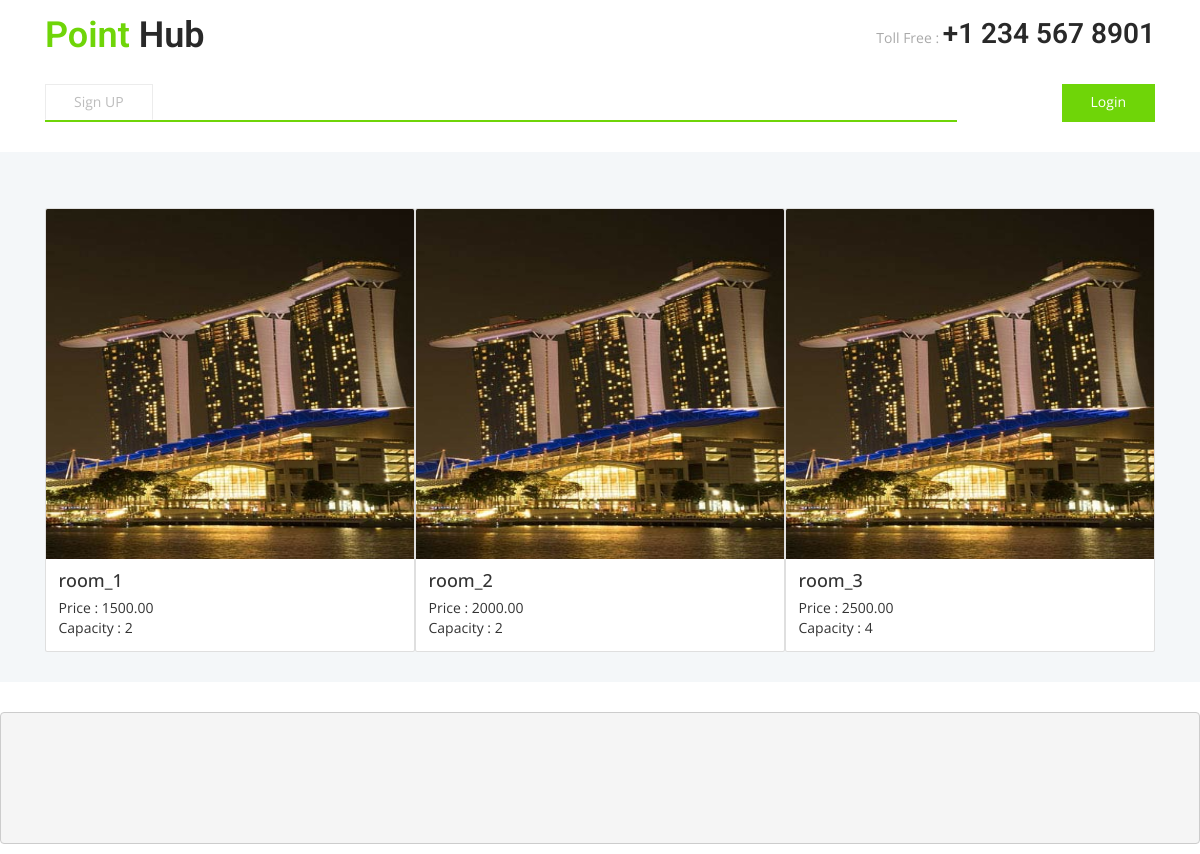
Page /allrooms/1 on the committed database.
### website/models.py (models this page shows, shortened)
class Room(models.Model):
   hotels = models.ForeignKey(Hotels, on_delete=models.CASCADE)
   name = models.CharField(max_length=255)
   capacity = models.PositiveIntegerField(default=0)
   price = models.DecimalField(max_digits=15 ,decimal_places=2, default=Decimal(0.00))
   class Meta:
      ordering = ['price']

class Hotels(models.Model):
   name = models.CharField(max_length = 255)
   location = models.CharField(max_length = 255)
   logo = models.ImageField(upload_to = "logo-pics/",blank = True)

### website/views.py (the view)
# urls.py: url('allrooms/(\d+)',views.allrooms,name="allrooms"),
def allrooms(request,hotel_id):
    roomlist =[]
    for room in Room.objects.all():
        if room.hotels.id == int(hotel_id):
            roomlist.append(room)
    return render(request,'catalog/rooms.html',{"rooms" : roomlist})

### website/templates/catalog/rooms.html
{% extends 'catalog/base.html' %}
{% block content %}
<div class="container">
    <div class = "row" style = "float : left">
        {% for room in rooms %}
            <div class="card" style="width:370px">
                <img class="card-img-top" src="{{ room.hotels.logo.url}}" alt="Card image" height =350px width = 320px>
            <div class="card-body">
                <h4 class="card-title">{{room.name}}</h4>
                <p class="card-text">Price : {{ room.price }}</p>
                <p class="card-text">Capacity : {{ room.capacity }}</p>
            </div>
            </div>
        {% endfor %}
    </div>
</div>
{% endblock %}

### website/static/catalog/css/style.css (style rules this page uses)
.container { margin-bottom: 30px; }
h1,h2,h3,h4,h5,h6 { margin:0; }
p { margin:0; }

### rows in the picture
Room: hotels.logo (picture), name "room_1", price "1500.00", capacity "2"
Room: hotels.logo (picture), name "room_2", price "2000.00", capacity "2"
Room: hotels.logo (picture), name "room_3", price "2500.00", capacity "4"
